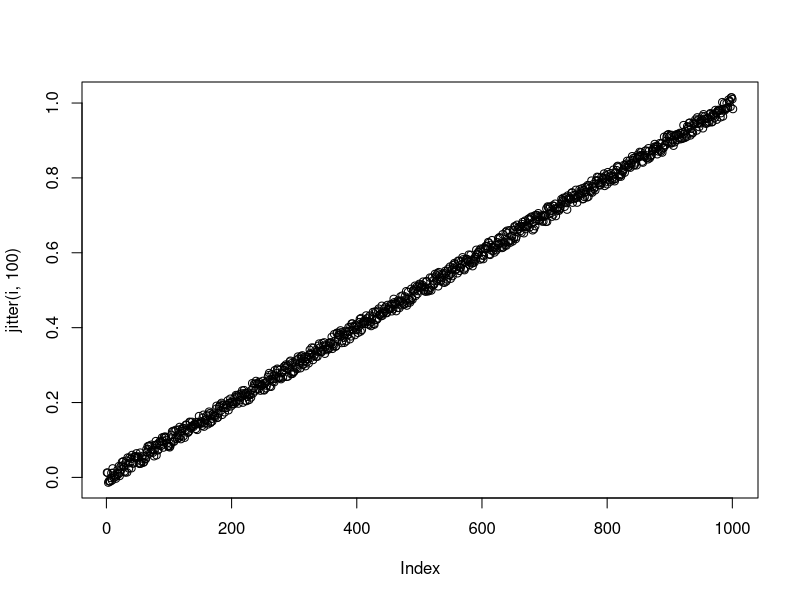
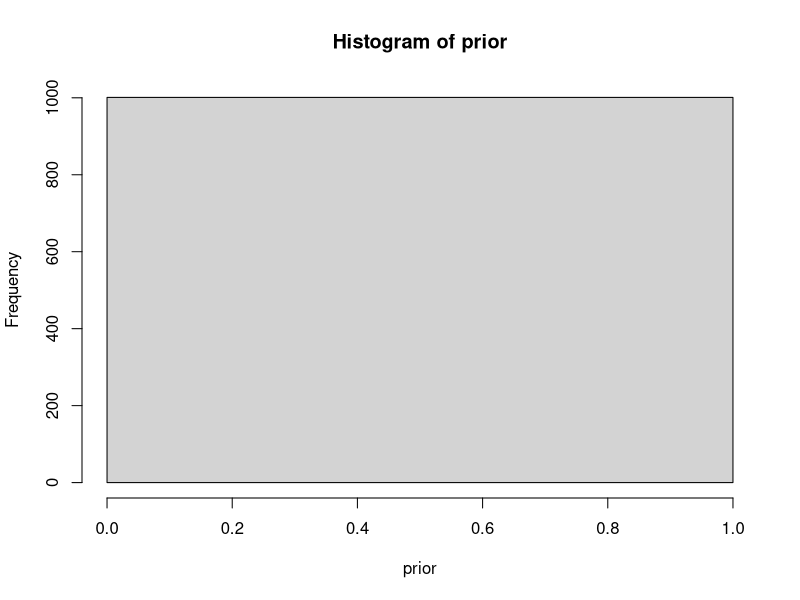

Write R code to recreate these figures, in order. (Note: this script raises an error after producing the figures.)
# revisions
i <- seq(0, 1, 1/1000)
plot(jitter(i,100)  )
prior <-dbeta(i,1,1)
hist(prior)
posterior<- dbeta(i,)



f <- function(a) {
  curve(exp(a*x)-a*x-1, xlim=c(-10,10))
}
par(mfrow=c(2,2))
f(0.1)
f(0.5)
f(1)
f(2)